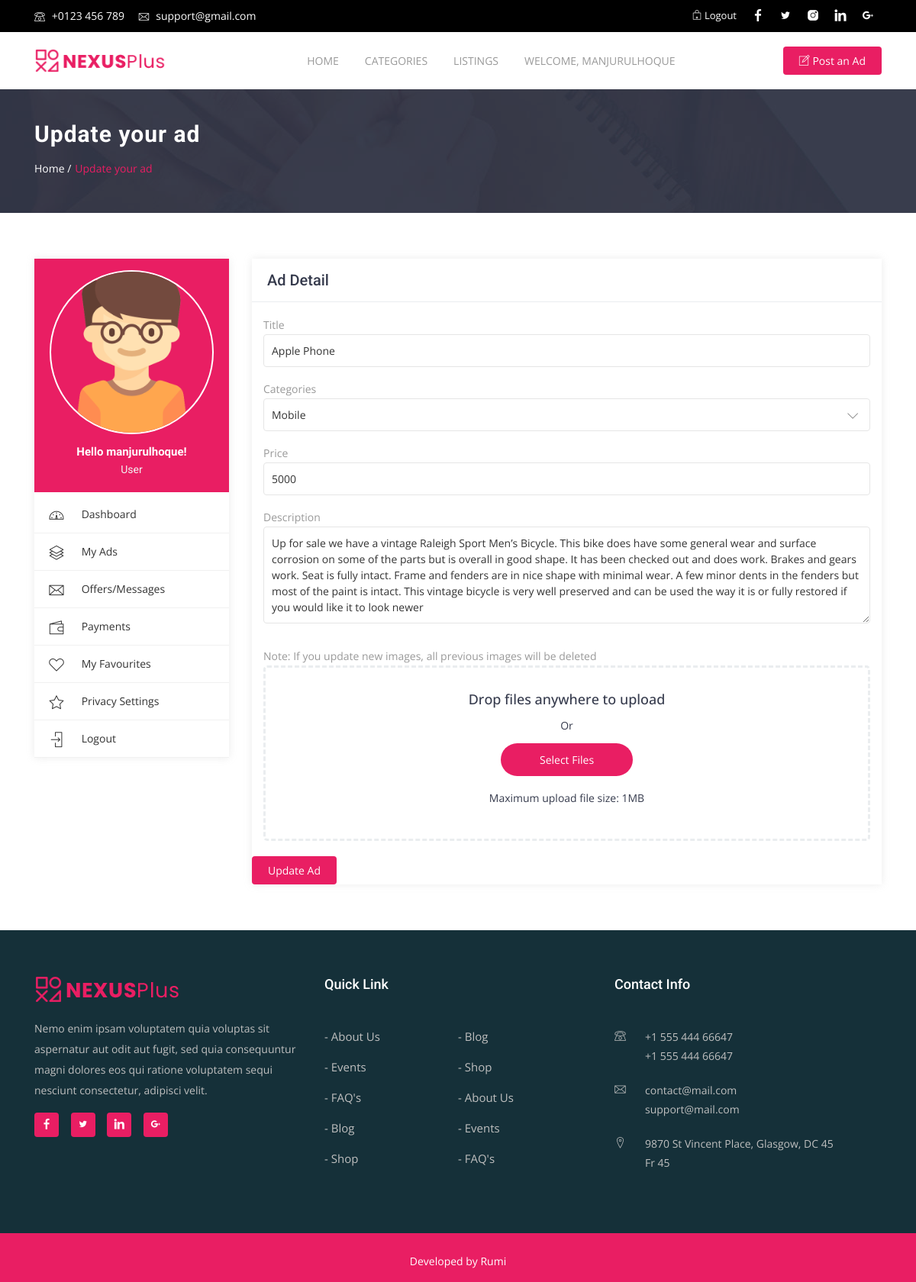
Screenshot of /ads/3/update (signed in) with the database file from the repository.
### accounts/models.py (models this page shows, shortened)
class User(AbstractUser):
    username = models.CharField(
        'username',
        max_length=50,
        unique=True,
        help_text='Required. 50 characters or fewer. Letters, digits and @/./+/-/_ only.',
        error_messages={
            'unique': "A user with that username already exists.",
        },
    )
    email = models.EmailField(unique=True, blank=False,
                              error_messages={
                                  'unique': "A user with that email already exists.",
                              })
    about = models.TextField(blank=True)
    phone = models.CharField(max_length=20, blank=True, verbose_name="Contact number")
    USERNAME_FIELD = "email"
    REQUIRED_FIELDS = ["username"]

### core/models.py (models this page shows, shortened)
class Ad(models.Model):
    user = models.ForeignKey(User, on_delete=models.CASCADE)
    category = models.ForeignKey(Category, on_delete=models.CASCADE)
    title = models.CharField(max_length=255, verbose_name="Ad title")
    price = models.IntegerField(verbose_name="Ad price")
    description = models.TextField(verbose_name="Ad description")
    featured = models.BooleanField(default=False)
    status = models.IntegerField(default=1)
    created_at = models.DateTimeField(auto_now=True)
    tags = TaggableManager()

### ads/views.py (the view, shortened to what this page needs)
# urls.py: path('<int:ad_id>/update', AdUpdateView.as_view(), name="update.ad"),
class AdUpdateView(CustomLoginRequiredMixin, UpdateView):
    model = Ad
    template_name = "ads/edit.html"
    context_object_name = "ad"
    slug_field = "id"
    slug_url_kwarg = "ad_id"
    form_class = AdUpdateForm
    success_url = reverse_lazy("users:dashboard")
    def get_context_data(self, **kwargs):
        context = super(AdUpdateView, self).get_context_data(**kwargs)
        context['categories'] = Category.objects.all()
        return context
    def get_form_kwargs(self):
        kwargs = super().get_form_kwargs()
        kwargs.update({'request': self.request})
        return kwargs
    def get_object(self, queryset=None):
        obj = self.model.objects.get(id=self.kwargs['ad_id'])
        if obj is None:
            raise Http404("Ad doesn't exists")
        return obj

### ads/forms.py (shortened to what this page needs)
class AdUpdateForm(forms.ModelForm):
    class Meta:
        model = Ad
        exclude = ("user",)
    def __init__(self, *args, **kwargs):
        self.request = kwargs.pop("request", None)
        super(AdUpdateForm, self).__init__(*args, **kwargs)

### templates/ads/edit.html (shortened to what this page needs)
{% extends 'base.html' %}
{% load static %}
{% block content %}
    <div class="page-header" style="background: url('{% static 'assets/img/banner1.jpg' %}');">
        <div class="container">
            <div class="row">
                <div class="col-md-12">
                    <div class="breadcrumb-wrapper">
                        <h2 class="product-title">Update your ad</h2>
                        <ol class="breadcrumb">
                            <li><a href="#">Home /</a></li>
                            <li class="current">Update your ad</li>
                        </ol>
                    </div>
                </div>
            </div>
        </div>
    </div>
    <div id="content" class="section-padding">
        <div class="container">
            <div class="row">
                {% include 'includes/sidebar.html' %}
                <div class="col-sm-12 col-md-8 col-lg-9">
                    <div class="row page-content">
                        <div class="col-xs-12 col-sm-12 col-md-12 col-lg-12">
                            <form action="" method="post" enctype="multipart/form-data">
                                <div class="inner-box">
                                    <div class="dashboard-box">
                                        <h2 class="dashbord-title">Ad Detail</h2>
                                    </div>
                                    <div class="dashboard-wrapper">
                                        <div class="form-group mb-3">
                                            <label class="control-label">Title</label>
                                            <input class="form-control input-md" name="title" placeholder="Title"
                                                   type="text" required value="{{ form.title.value|default:'' }}">
                                        </div>
                                        <div class="form-group mb-3 tg-inputwithicon">
                                            <label class="control-label">Categories</label>
                                            <div class="tg-select form-control">
                                                <select name="category" required>
                                                    {% for category in categories %}
                                                        <option {% if form.category.value == category.id %}
                                                            selected {% endif %}
                                                            value="{{ category.id }}">{{ category.title }}</option>
                                                    {% endfor %}
                                                </select>
                                            </div>
                                        </div>
                                        <div class="form-group mb-3">
                                            <label class="control-label">Price</label>
                                            <input class="form-control input-md" name="price"
                                                   placeholder="Your Price"
                                                   type="number" required value="{{ form.price.value|default:'' }}">
                                        </div>
                                        <div class="form-group md-3">
                                            <label class="control-label">Description</label>
                                            <textarea required class="form-control input-md"
                                                      rows="5"
                                                      name="description">{{ form.description.value|default:'' }}</textarea>
                                        </div>
                                        <p>Note: If you update new images, all previous images will be deleted</p>
                                        <label class="tg-fileuploadlabel" for="tg-photogallery">
                                            <span>Drop files anywhere to upload</span>
                                            <span>Or</span>
                                            <span class="btn btn-common">Select Files</span>
                                            <span>Maximum upload file size: 1MB</span>
                                        </label>
                                    </div>
                                    <button class="btn btn-common" type="submit">Update Ad</button>
                                </div>
                            </form>
                        </div>
                    </div>
                </div>
            </div>
        </div>
    </div>
{% endblock %}

### templates/includes/navbar.html (shortened to what this page needs)
{% load static %}
<div class="top-bar">
    <div class="container">
        <div class="row">
            <div class="col-lg-7 col-md-5 col-xs-12">
                <ul class="list-inline">
                    <li><i class="lni-phone"></i> +0123 456 789</li>
                    <li><i class="lni-envelope"></i> support@gmail.com</li>
                </ul>
            </div>
            <div class="col-lg-5 col-md-7 col-xs-12">
                <div class="roof-social float-right">
                    <a class="facebook" href="#"><i class="lni-facebook-filled"></i></a>
                    <a class="twitter" href="#"><i class="lni-twitter-filled"></i></a>
                    <a class="instagram" href="#"><i class="lni-instagram-filled"></i></a>
                    <a class="linkedin" href="#"><i class="lni-linkedin-fill"></i></a>
                    <a class="google" href="#"><i class="lni-google-plus"></i></a>
                </div>
                {% if not request.user.is_authenticated %}
                    <div class="header-top-right float-right">
                        <a href="{% url 'accounts:login' %}" class="header-top-button"><i class="lni-lock"></i> Log
                            In</a> |
                        <a href="{% url 'accounts:register' %}" class="header-top-button"><i class="lni-pencil"></i>
                            Register</a>
                    </div>
                {% else %}
                    <div class="header-top-right float-right">
                        <a href="{% url 'accounts:logout' %}" class="header-top-button">
                            <i class="lni-lock"></i> Logout</a>
                    </div>
                {% endif %}
            </div>
        </div>
    </div>
</div>
<nav class="navbar navbar-expand-lg bg-white fixed-top scrolling-navbar">
    <div class="container">
        <div class="navbar-header">
            <a href="{% url 'core:home' %}" class="navbar-brand">
                <img src="{% static 'assets/img/logo.png' %}" alt="">
            </a>
        </div>
        <div class="collapse navbar-collapse" id="main-navbar">
            <ul class="navbar-nav mr-auto w-100 justify-content-center">
                <li class="nav-item acive">
                    <a class="nav-link" href="{% url 'core:home' %}">
                        Home
                    </a>
                </li>
                <li class="nav-item">
                    <a class="nav-link" href="{% url 'categories:list' %}">
                        Categories
                    </a>
                </li>
                <li class="nav-item">
                    <a class="nav-link" href="{% url 'core:listings' %}">
                        Listings
                    </a>
                </li>
                {% if request.user.is_authenticated %}
                    <li class="nav-item dropdown">
                        <a class="nav-link dropdown-toggle" href="#" data-toggle="dropdown" aria-haspopup="true"
                           aria-expanded="false">
                            Welcome, {{ request.user.username }}
                        </a>
                    </li>
                {% endif %}
            </ul>
            <div class="post-btn">
                <a class="btn btn-common" href="{% url 'ads:crate.ad' %}">
                    <i class="lni-pencil-alt"></i> Post an Ad
                </a>
            </div>
        </div>
    </div>
</nav>

### templates/includes/sidebar.html
{% load static %}
<div class="col-sm-12 col-md-4 col-lg-3 page-sidebar">
    <aside>
        <div class="sidebar-box">
            <div class="user">
                <figure>
                    <a href="#">
                        <img class="img-fluid" src="{% static 'assets/img/avatar.png' %}" alt="">
                    </a>
                </figure>
                <div class="usercontent">
                    <h3>Hello {{ request.user.username }}!</h3>
                    <h4>User</h4>
                </div>
            </div>
            <nav class="navdashboard">
                <ul>
                    <li>
                        <a href="{% url 'users:dashboard' %}">
                            <i class="lni-dashboard"></i>
                            <span>Dashboard</span>
                        </a>
                    </li>
                    <li>
                        <a href="account-myads.html">
                            <i class="lni-layers"></i>
                            <span>My Ads</span>
                        </a>
                    </li>
                    <li>
                        <a href="#">
                            <i class="lni-envelope"></i>
                            <span>Offers/Messages</span>
                        </a>
                    </li>
                    <li>
                        <a href="payments.html">
                            <i class="lni-wallet"></i>
                            <span>Payments</span>
                        </a>
                    </li>
                    <li>
                        <a href="account-favourite-ads.html">
                            <i class="lni-heart"></i>
                            <span>My Favourites</span>
                        </a>
                    </li>
                    <li>
                        <a href="{% url 'users:privacy.settings' %}">
                            <i class="lni-star"></i>
                            <span>Privacy Settings</span>
                        </a>
                    </li>
                    <li>
                        <a href="{% url 'accounts:logout' %}">
                            <i class="lni-enter"></i>
                            <span>Logout</span>
                        </a>
                    </li>
                </ul>
            </nav>
        </div>
    </aside>
</div>

### rows the page displays
User: user.username "MANJURULHOQUE", user.username "manjurulhoque"
Ad: title "Apple Phone", description "Up for sale we have a vintage Raleigh Sport Men’s Bicycle. This bike does have some general wear and surface corrosion on some of the parts but is overall in good shape. It has been checked out and does work. Brakes and gears work. Seat is fully intact. Frame and fenders are in nice shape with minimal wear. A few minor dents in the fenders but most of the paint is intact. This vintage bicycle is very well preserved and can be used the way it is or fully restored if you would like it to look newer"

### other values shown
form field category "Mobile"
